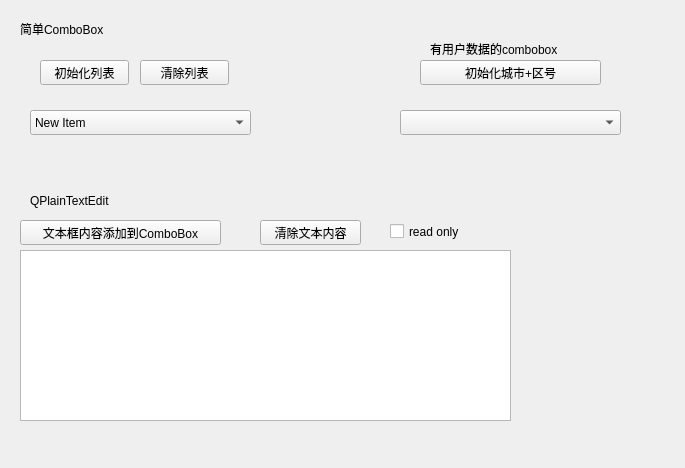
<?xml version="1.0" encoding="UTF-8"?>
<ui version="4.0">
 <class>Widget</class>
 <widget class="QWidget" name="Widget">
  <property name="geometry">
   <rect>
    <x>0</x>
    <y>0</y>
    <width>685</width>
    <height>468</height>
   </rect>
  </property>
  <property name="windowTitle">
   <string>Widget</string>
  </property>
  <widget class="QLabel" name="label">
   <property name="geometry">
    <rect>
     <x>20</x>
     <y>20</y>
     <width>111</width>
     <height>17</height>
    </rect>
   </property>
   <property name="text">
    <string>简单ComboBox</string>
   </property>
  </widget>
  <widget class="QPushButton" name="pushButton">
   <property name="geometry">
    <rect>
     <x>40</x>
     <y>60</y>
     <width>89</width>
     <height>25</height>
    </rect>
   </property>
   <property name="text">
    <string>初始化列表</string>
   </property>
  </widget>
  <widget class="QPushButton" name="pushButton_2">
   <property name="geometry">
    <rect>
     <x>420</x>
     <y>60</y>
     <width>181</width>
     <height>25</height>
    </rect>
   </property>
   <property name="text">
    <string>初始化城市+区号</string>
   </property>
  </widget>
  <widget class="QPushButton" name="pushButton_3">
   <property name="geometry">
    <rect>
     <x>140</x>
     <y>60</y>
     <width>89</width>
     <height>25</height>
    </rect>
   </property>
   <property name="text">
    <string>清除列表</string>
   </property>
  </widget>
  <widget class="QLabel" name="label_2">
   <property name="geometry">
    <rect>
     <x>430</x>
     <y>40</y>
     <width>191</width>
     <height>17</height>
    </rect>
   </property>
   <property name="text">
    <string>有用户数据的combobox</string>
   </property>
  </widget>
  <widget class="QComboBox" name="comboBox">
   <property name="geometry">
    <rect>
     <x>30</x>
     <y>110</y>
     <width>221</width>
     <height>25</height>
    </rect>
   </property>
   <item>
    <property name="text">
     <string>New Item</string>
    </property>
   </item>
   <item>
    <property name="text">
     <string>222</string>
    </property>
   </item>
   <item>
    <property name="text">
     <string>333</string>
    </property>
   </item>
  </widget>
  <widget class="QComboBox" name="comboBox_2">
   <property name="geometry">
    <rect>
     <x>400</x>
     <y>110</y>
     <width>221</width>
     <height>25</height>
    </rect>
   </property>
  </widget>
  <widget class="QLabel" name="label_3">
   <property name="geometry">
    <rect>
     <x>30</x>
     <y>190</y>
     <width>111</width>
     <height>21</height>
    </rect>
   </property>
   <property name="text">
    <string>QPlainTextEdit</string>
   </property>
  </widget>
  <widget class="QPushButton" name="pushButton_4">
   <property name="geometry">
    <rect>
     <x>20</x>
     <y>220</y>
     <width>201</width>
     <height>25</height>
    </rect>
   </property>
   <property name="text">
    <string>文本框内容添加到ComboBox</string>
   </property>
  </widget>
  <widget class="QPushButton" name="pushButton_5">
   <property name="geometry">
    <rect>
     <x>260</x>
     <y>220</y>
     <width>101</width>
     <height>25</height>
    </rect>
   </property>
   <property name="text">
    <string>清除文本内容</string>
   </property>
  </widget>
  <widget class="QCheckBox" name="checkBox">
   <property name="geometry">
    <rect>
     <x>390</x>
     <y>220</y>
     <width>92</width>
     <height>23</height>
    </rect>
   </property>
   <property name="text">
    <string>read only</string>
   </property>
  </widget>
  <widget class="QPlainTextEdit" name="plainTextEdit">
   <property name="geometry">
    <rect>
     <x>20</x>
     <y>250</y>
     <width>491</width>
     <height>171</height>
    </rect>
   </property>
  </widget>
 </widget>
 <layoutdefault spacing="6" margin="11"/>
 <resources/>
 <connections/>
</ui>
